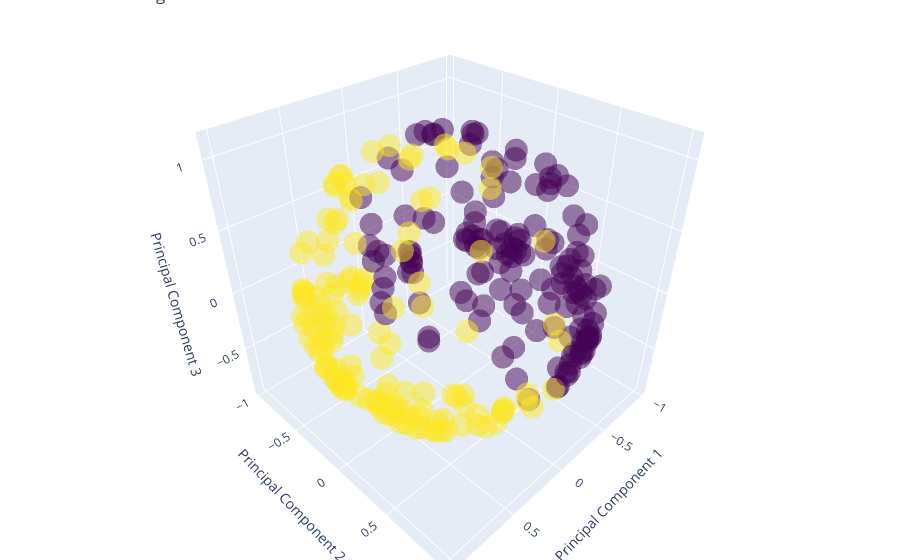

The cell this chart's notebook holds for it:
### Code cell
import plotly.graph_objects as go
from sklearn.decomposition import PCA

cluster_assignments = np.array([som.winner(x) for x in data_normalized]).T

# Visualize clusters using PCA for dimensionality reduction
pca = PCA(n_components=3)  # Use 3 principal components for 3D visualization
X_pca = pca.fit_transform(data_normalized)

# Create a 3D scatter plot using Plotly
fig = go.Figure()

fig.add_trace(go.Scatter3d(
    x=X_pca[:, 0],
    y=X_pca[:, 1],
    z=X_pca[:, 2],
    mode='markers',
    marker=dict(color=cluster_assignments[0], colorscale='viridis', opacity=0.5),
    text='Cluster Assignments'
))

fig.update_layout(scene=dict(
                    xaxis_title='Principal Component 1',
                    yaxis_title='Principal Component 2',
                    zaxis_title='Principal Component 3'),
                  title='SOM Clustering 3D Visualization',
                  margin=dict(l=0, r=0, b=0, t=0))

fig.show()

### Figure 1 — Plotly figure (JSON) as saved in the notebook; plotly's stock layout.template omitted (floating-point values rounded to 4 significant figures; data arrays with more than 128 entries replaced by an {"elided": "..."} marker saying what was removed)
{"data": [{"marker": {"color": {"elided": "282 int values"}, "colorscale": [[0, "#440154"], [0.1111, "#482878"], [0.2222, "#3e4989"], [0.3333, "#31688e"], [0.4444, "#26828e"], [0.5556, "#1f9e89"], [0.6667, "#35b779"], [0.7778, "#6ece58"], [0.8889, "#b5de2b"], [1, "#fde725"]], "opacity": 0.5}, "mode": "markers", "text": "Cluster Assignments", "type": "scatter3d", "x": {"elided": "282 float values"}, "y": {"elided": "282 float values"}, "z": {"elided": "282 float values"}}], "layout": {"margin": {"b": 0, "l": 0, "r": 0, "t": 0}, "scene": {"xaxis": {"title": {"text": "Principal Component 1"}}, "yaxis": {"title": {"text": "Principal Component 2"}}, "zaxis": {"title": {"text": "Principal Component 3"}}}, "title": {"text": "SOM Clustering 3D Visualization"}}}
